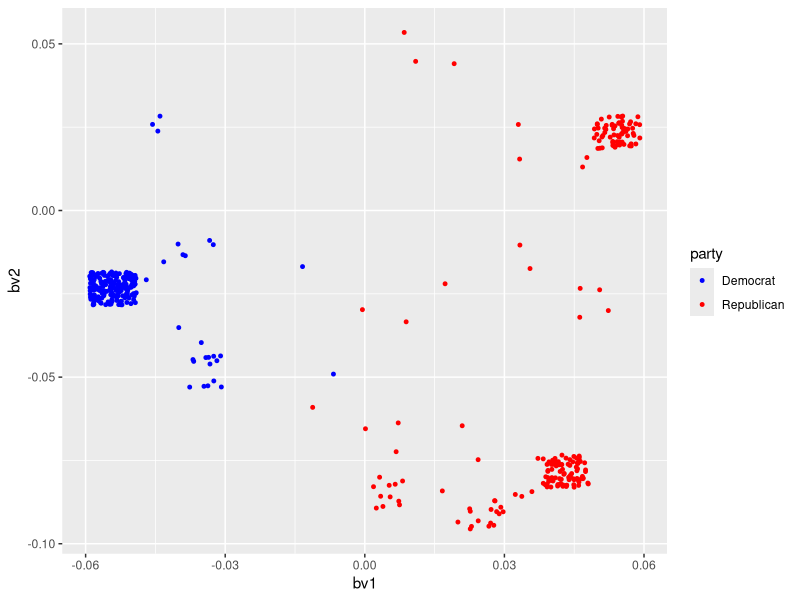
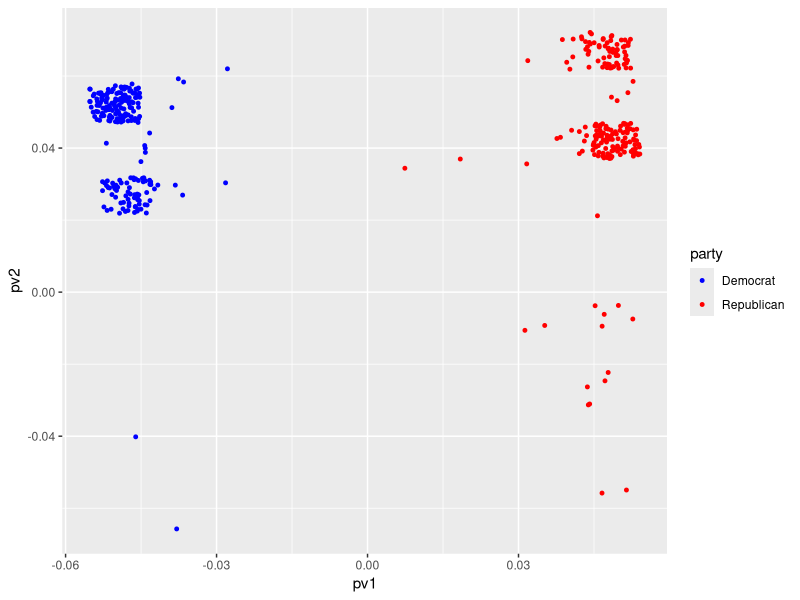
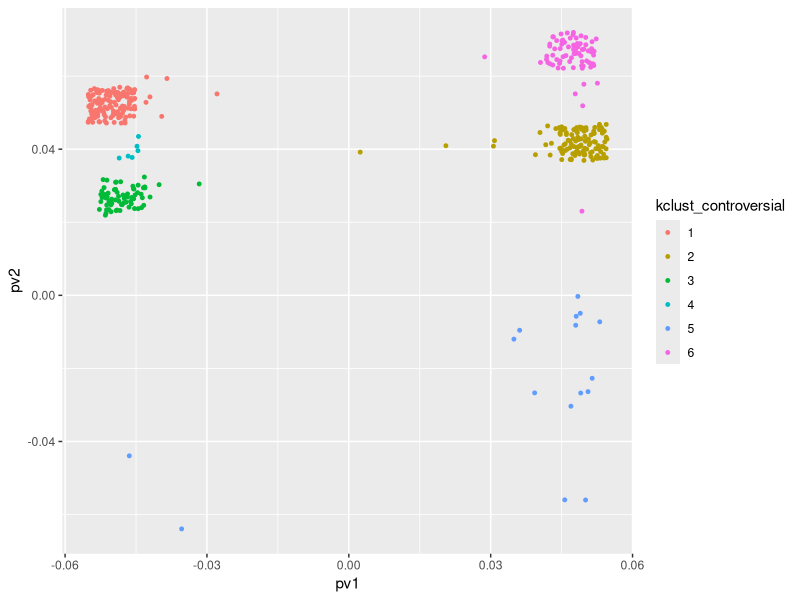
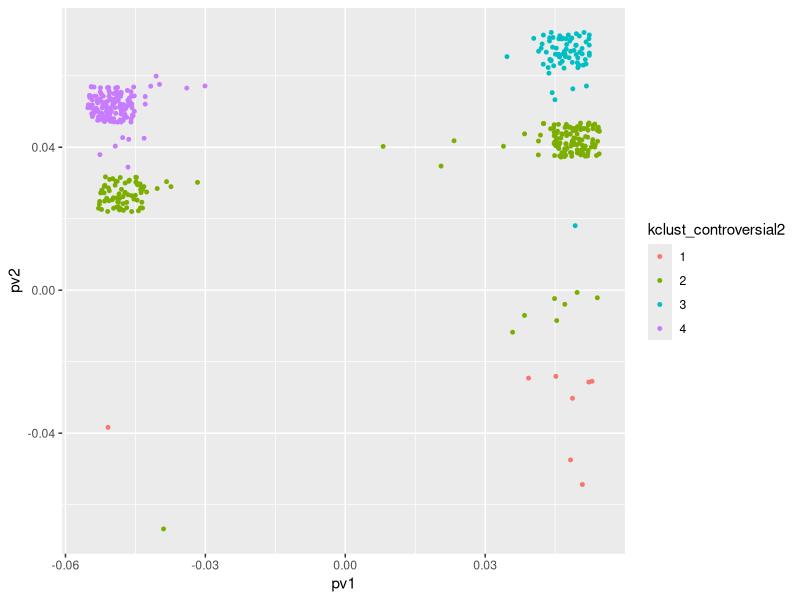
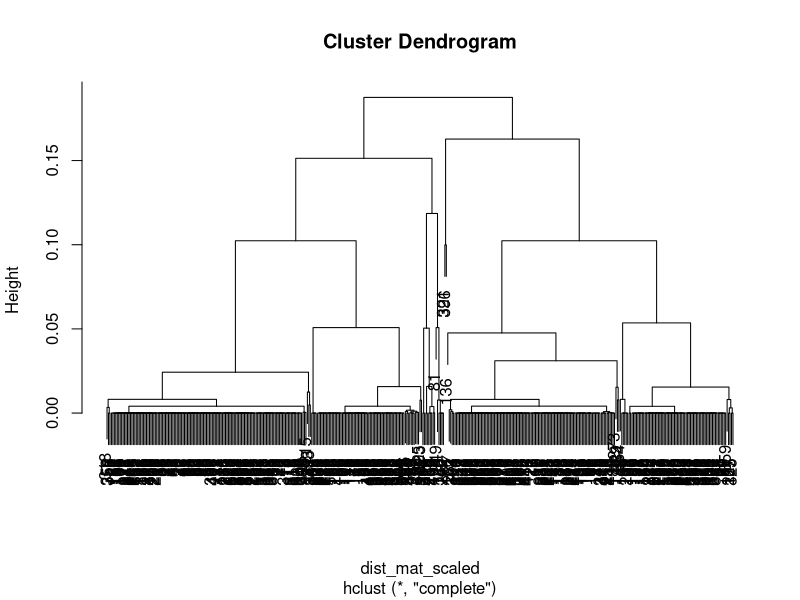
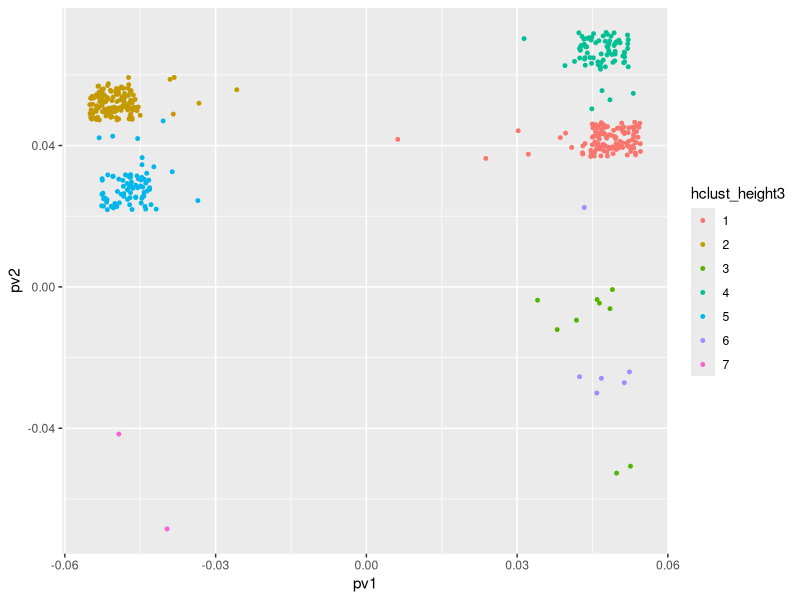
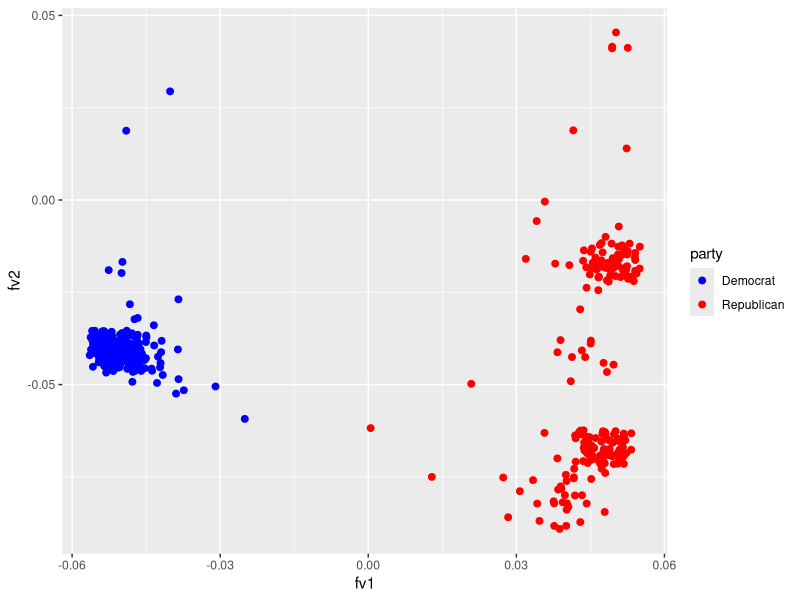

The R source for these figures, in order:
## ---- chunk 1
knitr::opts_chunk$set(echo = TRUE)
## ---- chunk 2
library(readr)
library(ggplot2)
library(dplyr)
## ---- chunk 3
matrix<-read.csv("fullmatrix.csv")

B<-as.matrix(matrix[1:429,4:9])
btb<-t(B)%*%B
btb
eigen(btb)
## ---- chunk 4
bu1<-svd(btb)$u[,1]/norm(svd(btb)$u[,1],'2') #normalized dominate eigenvector
bu2<-svd(btb)$u[,2]/norm(svd(btb)$u[,2], '2') #normalized second eigenvector
btbval <- svd(btb)$d
head(bu1)

## ---- chunk 5
btbval/sum(btbval)
## ---- chunk 6
bbt <- B %*% t(B)
bv1 <- eigen(bbt)$vectors[,1]/norm(eigen(bbt)$vectors[,1],'2') #normalized v1
bv2 <- eigen(bbt)$vectors[,2]/norm(eigen(bbt)$vectors[,2],'2') #normalized v2

marijuana <- data.frame(
  name = matrix[1:429,2],
  party = matrix[1:429,3],
  bv1 = bv1,
  bv2 = bv2
)


ggplot() + 
  geom_jitter(data = marijuana, aes(x = bv1, y = bv2, color = party),size=1,height=.005,width=.005) +
  scale_color_manual(values = c("Democrat" = "blue", "Republican" = "red"))

## ---- chunk 7
Bappro <- sqrt(eigen(btb)$values[1]) * bu1 %*% t(bv1) + sqrt(eigen(btb)$values[2]) * bu2 %*% t(bv2)
Bappro
## ---- chunk 8
P<-as.matrix(matrix[1:429,10:24])
ptp<-t(P)%*%P
ptp
eigen(ptp)

pu1<-svd(ptp)$u[,1]/norm(svd(ptp)$u[,1],'2') #normalized dominate eigenvector
pu2<-svd(ptp)$u[,2]/norm(svd(ptp)$u[,2],'2') #normalized second eigenvector
ptpval <- svd(ptp)$d
## ---- chunk 9
ptpval/sum(ptpval)
## ---- chunk 10
ppt <- P %*% t(P)
pv1 <- eigen(ppt)$vectors[,1]/norm(eigen(ppt)$vectors[,1],'2') #normalized v1
pv2 <- eigen(ppt)$vectors[,2]/norm(eigen(ppt)$vectors[,2],'2') #normalized v2
pv3 <- eigen(ppt)$vectors[,3]/norm(eigen(ppt)$vectors[,3],'2') #normalized v3
controversial <- data.frame(
  name = matrix[1:429,2],
  party = matrix[1:429,3],
  pv1 = pv1,
  pv2 = pv2,
  pv3 = pv3
)
## ---- chunk 11
ggplot(controversial,aes(pv1,pv2)) + 
  geom_jitter(aes(color = party),size=1,width=.005,height=.005) +
  scale_color_manual(values = c("Democrat" = "blue", "Republican" = "red"))
## ---- chunk 12
Pappro <- sqrt(eigen(ptp)$values[1]) * pu1 %*% t(pv1) + sqrt(eigen(ptp)$values[2]) * pu2 %*% t(pv2)
Pappro
## ---- chunk 13
P_upperRepub <- filter(controversial,controversial$pv1 > 0, controversial$pv2 > 0.06)
#View(P_upperRepub)
P_upperRepub$name
## ---- chunk 14
P_lowerRepub <- filter(controversial, controversial$pv1 > 0.04, controversial$pv2< 0.05, controversial$pv2 > 0.03)
#View(P_lowerRepub)
P_lowerRepub$name
## ---- chunk 15
B_upperRepub <- filter(marijuana, marijuana$bv1 > 0.045, marijuana$bv2 > 0.018, marijuana$bv2 < 0.03)
#View(B_upperRepub)
B_upperRepub$name
## ---- chunk 16
B_lowerRepub <- filter(marijuana, marijuana$bv1 > 0.036, marijuana$bv2 < -0.07, marijuana$bv2 > -0.09)
#View(B_lowerRepub)
B_lowerRepub$name
## ---- chunk 17
intersect(B_upperRepub$name,P_upperRepub$name)
## ---- chunk 18
intersect(B_lowerRepub$name,P_lowerRepub$name)
## ---- chunk 19
intersect(B_upperRepub$name,P_lowerRepub$name)
## ---- chunk 20
intersect(B_lowerRepub$name,P_upperRepub$name)
## ---- chunk 21
controversial_k<-controversial%>% 
  select(pv1,pv2,pv3)
set.seed(169)
kclust_controversial<-kmeans(scale(controversial_k),centers=6)

head(kclust_controversial)


controversial<-controversial%>%
  mutate(kclust_controversial=as.factor(kclust_controversial$cluster))
ggplot(controversial,aes(pv1,pv2)) + 
  geom_jitter(aes(color = kclust_controversial),size=1,width=.005,height=.005) 
controversial$pv3
## ---- chunk 22
kclust_controversial2<-kmeans(controversial_k,centers=4)
head(kclust_controversial2)
controversial<-controversial%>%
  mutate(kclust_controversial2=as.factor(kclust_controversial2$cluster))
ggplot(controversial,aes(pv1,pv2)) + 
  geom_jitter(aes(color = kclust_controversial2),size=1,width=.005,height=.005) 
controversial$pv3
## ---- chunk 23
dist_mat_scaled<-dist((controversial_k))
hc_complete<-hclust(dist_mat_scaled,method="complete")
plot(hc_complete)
controversial<-controversial%>%
  mutate(hclust_height3=factor(cutree(hc_complete,h=.1)))
ggplot(controversial,aes(pv1,pv2)) + 
  geom_jitter(aes(color = hclust_height3),size=1,width=.005,height=.005)
## ---- chunk 24
Ful<-as.matrix(matrix[1:429,4:24])
ftf<-t(Ful)%*%Ful
ftf
eigen(ftf)

fu1<-svd(ftf)$u[,1]/norm(svd(ftf)$u[,1],'2') #normalized dominate eigenvector
fu2<-svd(ftf)$u[,2]/norm(svd(ftf)$u[,2],'2') #normalized second eigenvector
ftfval <- svd(ftf)$d
head(fu1)


ftfval/sum(ftfval)

fft <- Ful %*% t(Ful)
fv1 <- eigen(fft)$vectors[,1]/norm(eigen(fft)$vectors[,1],'2') #normalized v1
fv1
fv2 <- eigen(fft)$vectors[,2]/norm(eigen(fft)$vectors[,2],'2') #normalized v2

full <- data.frame(
  party = matrix[1:429,3],
  fv1 = fv1,
  fv2 = fv2
)


ggplot() + 
  geom_jitter(data = full, aes(x = fv1, y = fv2, color = party,label=controversial$name),size=2,width=.005,height=.005)+
  geom_text()+
  scale_color_manual(values = c("Democrat" = "blue", "Republican" = "red"))
## ---- chunk 25
Fappro <- sqrt(eigen(ftf)$values[1]) * fu1 %*% t(fv1) + sqrt(eigen(ftf)$values[2]) * fu2 %*% t(fv2)
Fappro
